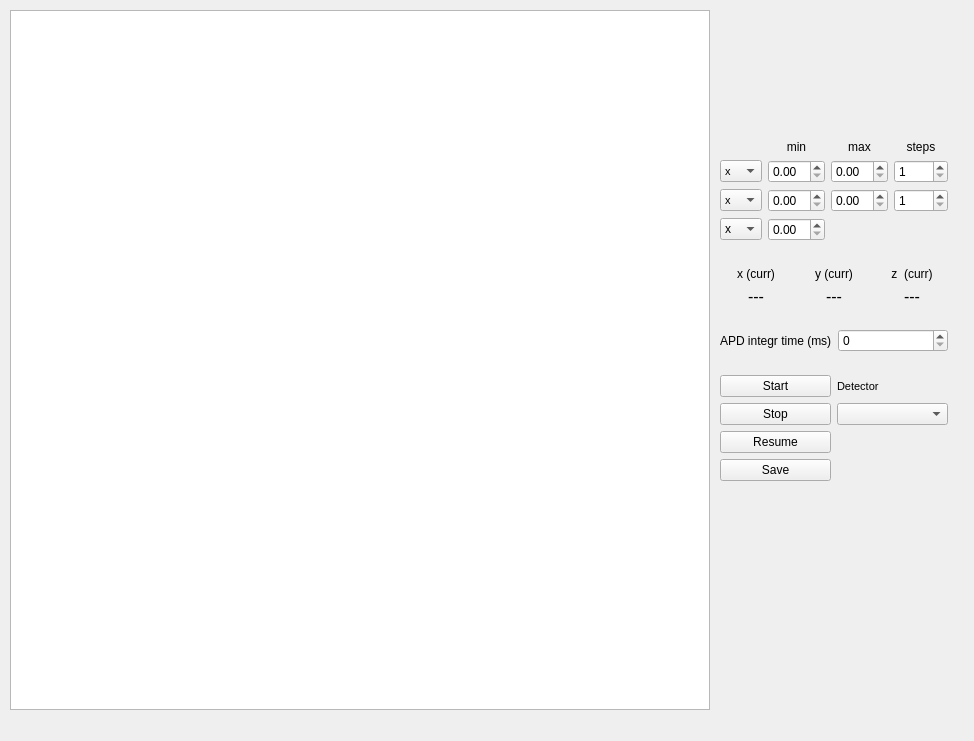
<?xml version="1.0" encoding="UTF-8"?>
<ui version="4.0">
 <class>Form</class>
 <widget class="QWidget" name="Form">
  <property name="geometry">
   <rect>
    <x>0</x>
    <y>0</y>
    <width>974</width>
    <height>741</height>
   </rect>
  </property>
  <property name="windowTitle">
   <string>Form</string>
  </property>
  <widget class="QGraphicsView" name="graphicsView">
   <property name="geometry">
    <rect>
     <x>10</x>
     <y>10</y>
     <width>700</width>
     <height>700</height>
    </rect>
   </property>
  </widget>
  <widget class="QWidget" name="layoutWidget">
   <property name="geometry">
    <rect>
     <x>720</x>
     <y>140</y>
     <width>241</width>
     <height>411</height>
    </rect>
   </property>
   <layout class="QVBoxLayout" name="verticalLayout">
    <property name="sizeConstraint">
     <enum>QLayout::SetFixedSize</enum>
    </property>
    <item>
     <layout class="QGridLayout" name="gridLayout_2">
      <item row="0" column="1">
       <widget class="QLabel" name="label_min">
        <property name="text">
         <string>min</string>
        </property>
        <property name="alignment">
         <set>Qt::AlignCenter</set>
        </property>
       </widget>
      </item>
      <item row="0" column="2">
       <widget class="QLabel" name="label_max">
        <property name="text">
         <string>max</string>
        </property>
        <property name="alignment">
         <set>Qt::AlignCenter</set>
        </property>
       </widget>
      </item>
      <item row="0" column="3">
       <widget class="QLabel" name="label_steps">
        <property name="text">
         <string>steps</string>
        </property>
        <property name="alignment">
         <set>Qt::AlignCenter</set>
        </property>
       </widget>
      </item>
      <item row="1" column="0">
       <widget class="QComboBox" name="cb_scan1">
        <property name="font">
         <font>
          <pointsize>8</pointsize>
         </font>
        </property>
        <item>
         <property name="text">
          <string>x</string>
         </property>
        </item>
        <item>
         <property name="text">
          <string>y</string>
         </property>
        </item>
        <item>
         <property name="text">
          <string>z</string>
         </property>
        </item>
       </widget>
      </item>
      <item row="1" column="1">
       <widget class="QDoubleSpinBox" name="dsB_min1"/>
      </item>
      <item row="1" column="2">
       <widget class="QDoubleSpinBox" name="dsB_max1"/>
      </item>
      <item row="1" column="3">
       <widget class="QDoubleSpinBox" name="dsB_steps1">
        <property name="decimals">
         <number>0</number>
        </property>
        <property name="minimum">
         <double>1.000000000000000</double>
        </property>
        <property name="maximum">
         <double>1000.000000000000000</double>
        </property>
       </widget>
      </item>
      <item row="2" column="0">
       <widget class="QComboBox" name="cb_scan2">
        <property name="font">
         <font>
          <pointsize>8</pointsize>
         </font>
        </property>
        <property name="currentText">
         <string>x</string>
        </property>
        <item>
         <property name="text">
          <string>x</string>
         </property>
        </item>
        <item>
         <property name="text">
          <string>y</string>
         </property>
        </item>
        <item>
         <property name="text">
          <string>z</string>
         </property>
        </item>
       </widget>
      </item>
      <item row="2" column="1">
       <widget class="QDoubleSpinBox" name="dsB_min2"/>
      </item>
      <item row="2" column="2">
       <widget class="QDoubleSpinBox" name="dsB_max2"/>
      </item>
      <item row="2" column="3">
       <widget class="QDoubleSpinBox" name="dsB_steps2">
        <property name="decimals">
         <number>0</number>
        </property>
        <property name="minimum">
         <double>1.000000000000000</double>
        </property>
        <property name="maximum">
         <double>1000.000000000000000</double>
        </property>
       </widget>
      </item>
      <item row="3" column="0">
       <widget class="QComboBox" name="cb_fixed">
        <item>
         <property name="text">
          <string>x</string>
         </property>
        </item>
        <item>
         <property name="text">
          <string>y</string>
         </property>
        </item>
        <item>
         <property name="text">
          <string>z</string>
         </property>
        </item>
       </widget>
      </item>
      <item row="3" column="1">
       <widget class="QDoubleSpinBox" name="dsB_fixed_pos"/>
      </item>
     </layout>
    </item>
    <item>
     <spacer name="horizontalSpacer">
      <property name="orientation">
       <enum>Qt::Horizontal</enum>
      </property>
      <property name="sizeHint" stdset="0">
       <size>
        <width>228</width>
        <height>20</height>
       </size>
      </property>
     </spacer>
    </item>
    <item>
     <layout class="QGridLayout" name="gridLayout_3">
      <item row="0" column="1">
       <widget class="QLabel" name="label_ycurr">
        <property name="text">
         <string>y (curr)</string>
        </property>
        <property name="alignment">
         <set>Qt::AlignCenter</set>
        </property>
       </widget>
      </item>
      <item row="0" column="0">
       <widget class="QLabel" name="label_xcurr">
        <property name="text">
         <string>x (curr)</string>
        </property>
        <property name="alignment">
         <set>Qt::AlignCenter</set>
        </property>
       </widget>
      </item>
      <item row="0" column="2">
       <widget class="QLabel" name="label_zcurr">
        <property name="text">
         <string>z  (curr)</string>
        </property>
        <property name="alignment">
         <set>Qt::AlignCenter</set>
        </property>
       </widget>
      </item>
      <item row="1" column="0">
       <widget class="QLabel" name="label">
        <property name="font">
         <font>
          <pointsize>12</pointsize>
         </font>
        </property>
        <property name="text">
         <string>---</string>
        </property>
        <property name="alignment">
         <set>Qt::AlignCenter</set>
        </property>
       </widget>
      </item>
      <item row="1" column="1">
       <widget class="QLabel" name="label_2">
        <property name="font">
         <font>
          <pointsize>12</pointsize>
         </font>
        </property>
        <property name="text">
         <string>---</string>
        </property>
        <property name="alignment">
         <set>Qt::AlignCenter</set>
        </property>
       </widget>
      </item>
      <item row="1" column="2">
       <widget class="QLabel" name="label_3">
        <property name="font">
         <font>
          <pointsize>12</pointsize>
         </font>
        </property>
        <property name="inputMethodHints">
         <set>Qt::ImhNoPredictiveText</set>
        </property>
        <property name="text">
         <string>---</string>
        </property>
        <property name="alignment">
         <set>Qt::AlignCenter</set>
        </property>
       </widget>
      </item>
     </layout>
    </item>
    <item>
     <spacer name="horizontalSpacer_2">
      <property name="orientation">
       <enum>Qt::Horizontal</enum>
      </property>
      <property name="sizeHint" stdset="0">
       <size>
        <width>228</width>
        <height>17</height>
       </size>
      </property>
     </spacer>
    </item>
    <item>
     <layout class="QHBoxLayout" name="horizontalLayout">
      <item>
       <widget class="QLabel" name="label_APD">
        <property name="text">
         <string>APD integr time (ms)</string>
        </property>
       </widget>
      </item>
      <item>
       <widget class="QSpinBox" name="sB_APD"/>
      </item>
     </layout>
    </item>
    <item>
     <spacer name="horizontalSpacer_3">
      <property name="orientation">
       <enum>Qt::Horizontal</enum>
      </property>
      <property name="sizeHint" stdset="0">
       <size>
        <width>228</width>
        <height>17</height>
       </size>
      </property>
     </spacer>
    </item>
    <item>
     <layout class="QGridLayout" name="gridLayout">
      <item row="0" column="0">
       <widget class="QPushButton" name="pushButton_Start">
        <property name="text">
         <string>Start</string>
        </property>
       </widget>
      </item>
      <item row="0" column="1">
       <widget class="QLabel" name="label_detectors">
        <property name="font">
         <font>
          <pointsize>8</pointsize>
         </font>
        </property>
        <property name="text">
         <string>Detector</string>
        </property>
       </widget>
      </item>
      <item row="1" column="0">
       <widget class="QPushButton" name="pushButton_Stop">
        <property name="text">
         <string>Stop</string>
        </property>
       </widget>
      </item>
      <item row="1" column="1">
       <widget class="QComboBox" name="cb_detector"/>
      </item>
      <item row="2" column="0">
       <widget class="QPushButton" name="pushButton_Resume">
        <property name="text">
         <string>Resume</string>
        </property>
       </widget>
      </item>
      <item row="3" column="0">
       <widget class="QPushButton" name="pushButton_Save">
        <property name="text">
         <string>Save</string>
        </property>
       </widget>
      </item>
     </layout>
    </item>
   </layout>
  </widget>
 </widget>
 <resources/>
 <connections/>
</ui>
